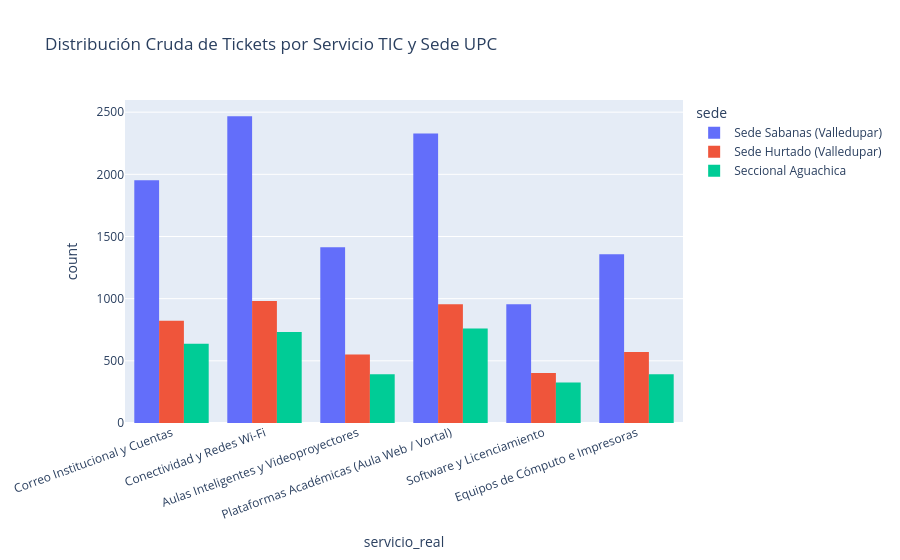

Source (notebook cell):
### Markdown cell above
### Análisis de Calidad Inicial (Fase 2)
La auditoría inicial confirma la presencia de ~3% de suciedad realista controlada en los datos crudos:
- Valores nulos en `ubicacion` (candidatos a imputación contextual por `sede` y `servicio_real`).
- Registros duplicados exactos, tiempos negativos físicamente imposibles y textos menores a 5 caracteres que degradarían tanto los KPIs como el entrenamiento NLP.

### Code cell
# Visualización exploratoria inicial de distribución por servicio y sede
fig_raw = px.histogram(
    df_raw,
    x="servicio_real",
    color="sede",
    barmode="group",
    title="Distribución Cruda de Tickets por Servicio TIC y Sede UPC",
)
fig_raw.update_layout(xaxis_tickangle=-20)
fig_raw.show()

### Figure 1 — Plotly figure (JSON) as saved in the notebook; plotly's stock layout.template omitted (floating-point values rounded to 4 significant figures; data arrays with more than 128 entries replaced by an {"elided": "..."} marker saying what was removed)
{"data": [{"alignmentgroup": "True", "bingroup": "x", "hovertemplate": "sede=Sede Sabanas (Valledupar)<br>servicio_real=%{x}<br>count=%{y}<extra></extra>", "legendgroup": "Sede Sabanas (Valledupar)", "marker": {"color": "#636efa", "pattern": {"shape": ""}}, "name": "Sede Sabanas (Valledupar)", "offsetgroup": "Sede Sabanas (Valledupar)", "orientation": "v", "showlegend": true, "type": "histogram", "x": {"elided": "10476 str values"}, "xaxis": "x", "yaxis": "y"}, {"alignmentgroup": "True", "bingroup": "x", "hovertemplate": "sede=Sede Hurtado (Valledupar)<br>servicio_real=%{x}<br>count=%{y}<extra></extra>", "legendgroup": "Sede Hurtado (Valledupar)", "marker": {"color": "#EF553B", "pattern": {"shape": ""}}, "name": "Sede Hurtado (Valledupar)", "offsetgroup": "Sede Hurtado (Valledupar)", "orientation": "v", "showlegend": true, "type": "histogram", "x": {"elided": "4285 str values"}, "xaxis": "x", "yaxis": "y"}, {"alignmentgroup": "True", "bingroup": "x", "hovertemplate": "sede=Seccional Aguachica<br>servicio_real=%{x}<br>count=%{y}<extra></extra>", "legendgroup": "Seccional Aguachica", "marker": {"color": "#00cc96", "pattern": {"shape": ""}}, "name": "Seccional Aguachica", "offsetgroup": "Seccional Aguachica", "orientation": "v", "showlegend": true, "type": "histogram", "x": {"elided": "3239 str values"}, "xaxis": "x", "yaxis": "y"}], "layout": {"barmode": "group", "legend": {"title": {"text": "sede"}, "tracegroupgap": 0}, "title": {"text": "Distribución Cruda de Tickets por Servicio TIC y Sede UPC"}, "xaxis": {"anchor": "y", "domain": [0.0, 1.0], "tickangle": -20, "title": {"text": "servicio_real"}}, "yaxis": {"anchor": "x", "domain": [0.0, 1.0], "title": {"text": "count"}}}}
